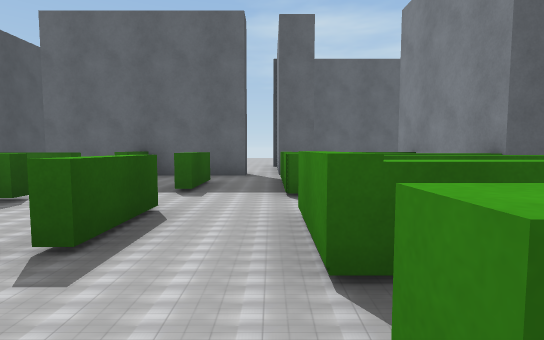
View 1 (above)

16 first-person views from a walk through a scene from a Unity 3-D project. The camera is 1.2 m above the floor, tilts 4° down and sees 85° across. The floor is counted in squares, 2 m on a side. Each view is taken from the middle of a square. On the plan, view 1 faces up. The plan holds only what a view shows up to about 9 squares ahead; the rest is blank. The place goes on beyond the plan. Door leaves are left out, so doorways stand open. Some surface patterns are stand-ins.

View 2
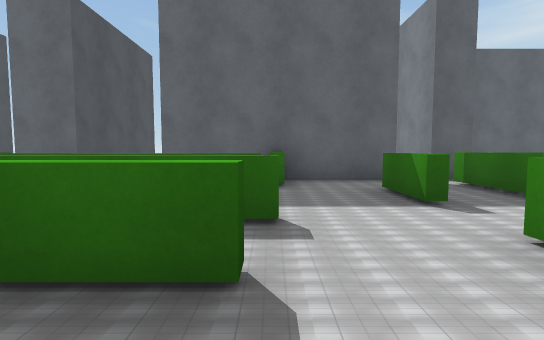

View 3
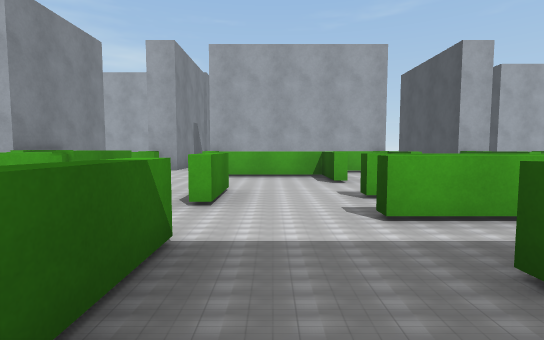

View 4
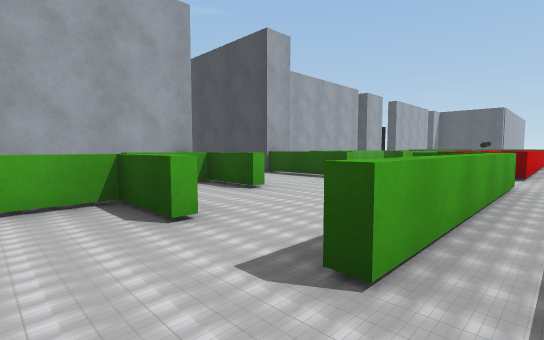

View 5
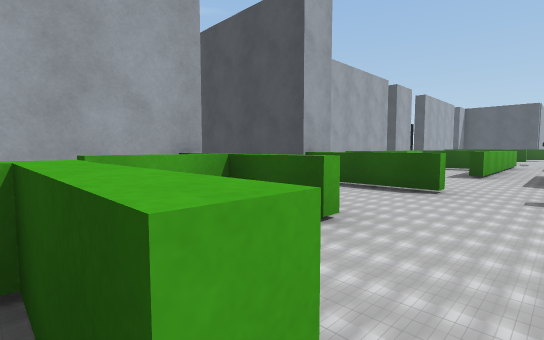

View 6
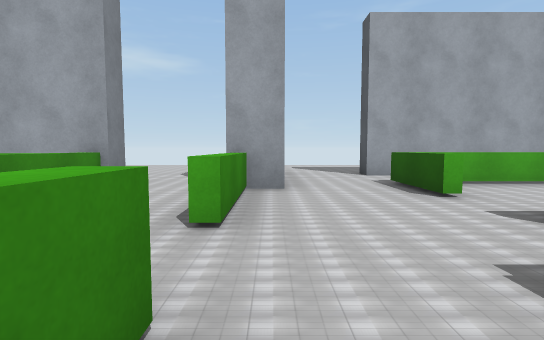

View 7
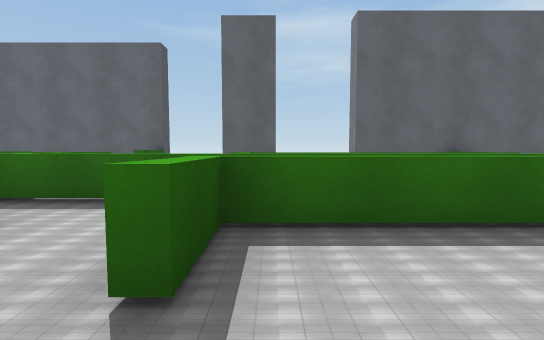

View 8
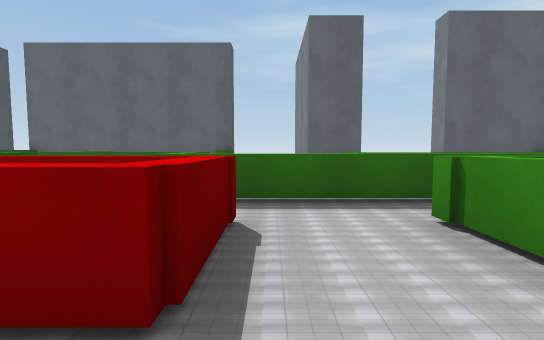

View 9
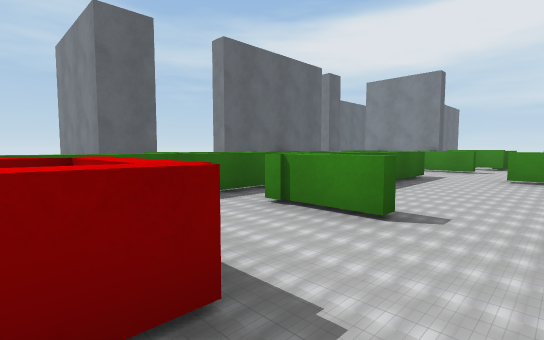

View 10
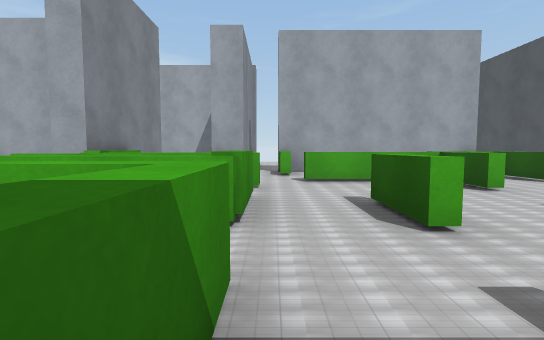

View 11
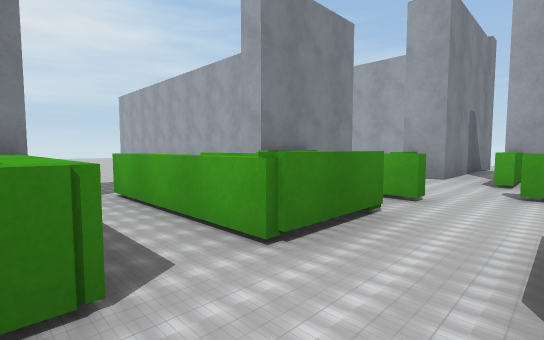

View 12
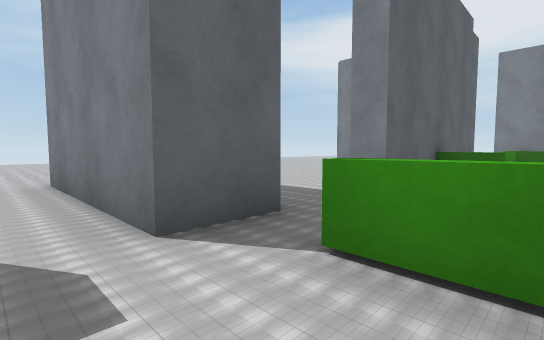

View 13
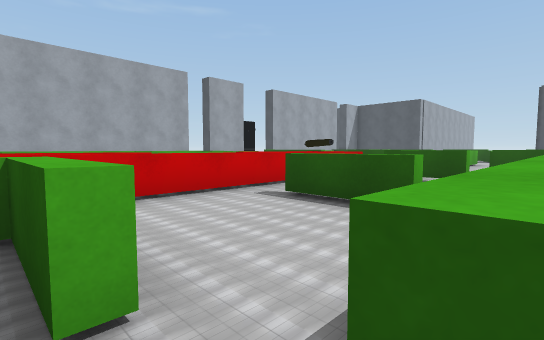

View 14
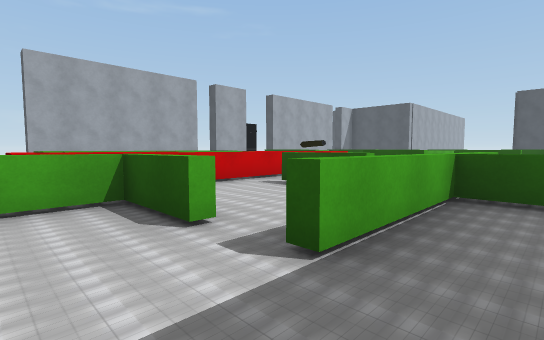

View 15
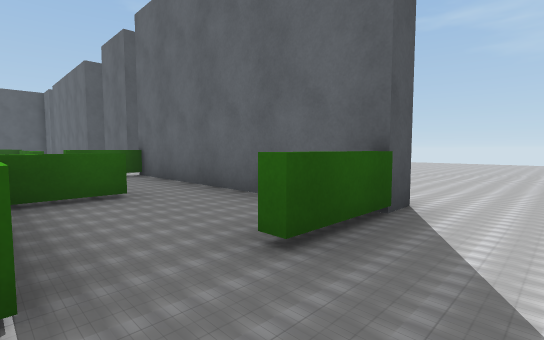

View 16
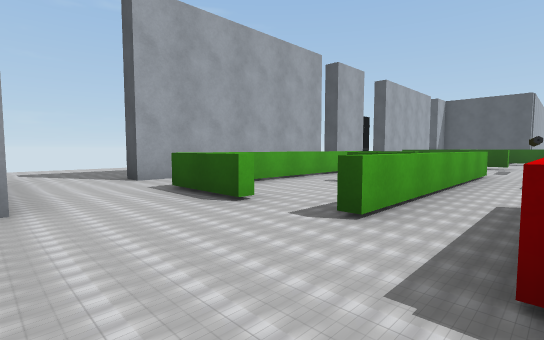

### Floor plan
Key: @ floor where view 1 was taken; # wall or solid block; x gap in a wall; . floor; D open door; = window, fence, low wall or low ledge; ^ raised ledge.
Columns run from 13 left of view 1 to 7 right of it. Each row starts with its distance up from view 1.
 17   ..
 16  .....
 15  .....
 14  .....
 13   ....
 12   ....
 11   ...#    ..
 10   ...##  ...
  9 ###DDD# ...  .#
  8 ...^.##...  ..#
  7 ^....#DDD####Dx
  6 ^^^....   ^...^^#
  5 ......^^^^..^.  #
  4 ^..^...  .....^^#
  3 ..............^^#.
  2 ^^^^^.^^^^..^^.  .
  1  .^^..........^^#
  0 ^^^.......^..@^^#
 -1 ^.......^.^^^.. #
 -2 ...^..=.^^   ^^ #####
 -3 ^^^^.#DD#####DD
 -4 .....# .     .#
 -5 ###DDD ..    .#
 -6    ..# ..     #
 -7   ....
 -8   ...
 -9   ...

Positions as (right, up) in squares from view 1, and headings:
1: (0, 0), facing up
2: (-3, 1), facing up
3: (-2, 6), facing down
4: (-2, 3), facing down-left
5: (-3, 1), facing down-left
6: (-8, 2), facing down
7: (-7, 0), facing up
8: (-9, 0), facing up
9: (-10, 0), facing up-right
10: (0, 5), facing down
11: (-1, 4), facing down-right
12: (-9, 5), facing up-right
13: (-10, 6), facing down-left
14: (-9, 7), facing down-left
15: (-9, 6), facing up-left
16: (-8, 1), facing down-left
